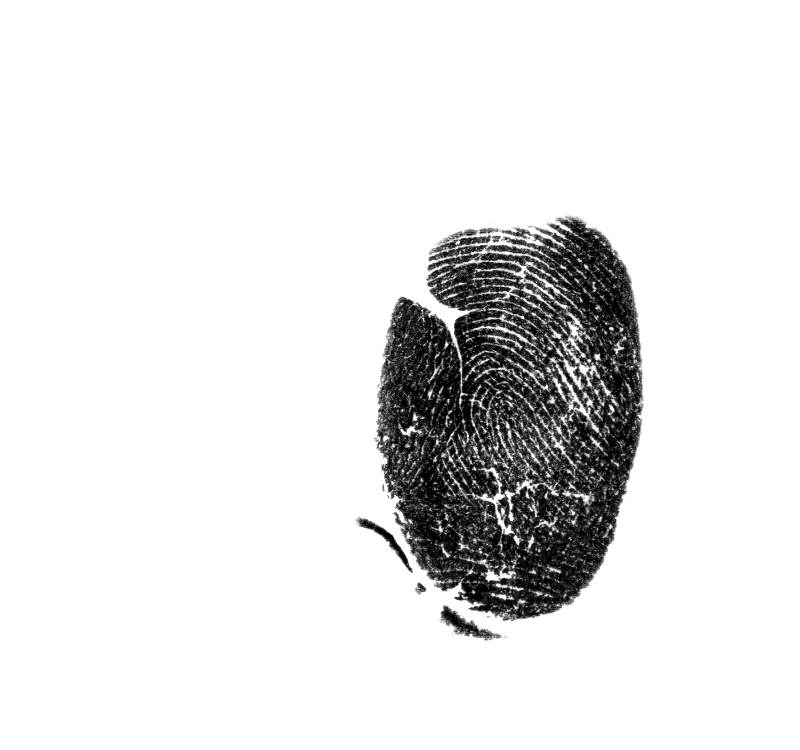
#> input picture src/data/CrossMatch/Fake/0428983_R3_2.bmp, 800 x 750 px
$ python -i mask.py   (imports and definitions only)
#> lines starting #> are read from the running program, lines starting #| are printed output that depends on the picture; after the words box and inside, x2 and y2 are one past the last pixel; in counts of white or black regions, pixels touching at a corner belong together
#> further down, picture is the input picture: shape (750, 800, 3); min 0, max 255, mean 228.5
"""
mask.py - Mask generation for fingerprint images.

This module provides the generate_mask() function used by experiment.py
to create binary foreground masks from fingerprint images.
"""

import cv2
import numpy as np


def generate_mask(img: np.ndarray) -> np.ndarray:
    """
    Generate a binary foreground mask from a fingerprint image.

    Uses Otsu thresholding + morphological operations to segment
    the fingerprint foreground from the background.

    Parameters
    ----------
    img : np.ndarray
        Grayscale fingerprint image (uint8)

    Returns
    -------
    mask : np.ndarray
        Binary mask (uint8) with same shape as input.
        1 = foreground (fingerprint), 0 = background
    """
    # Ensure grayscale
    if len(img.shape) == 3:
        gray = cv2.cvtColor(img, cv2.COLOR_BGR2GRAY)
    else:
        gray = img

    # Ensure uint8
    if gray.dtype != np.uint8:
        gray = cv2.normalize(gray, None, 0, 255, cv2.NORM_MINMAX).astype(np.uint8)

    # Otsu thresholding
    _, thresh = cv2.threshold(gray, 0, 255, cv2.THRESH_BINARY + cv2.THRESH_OTSU)
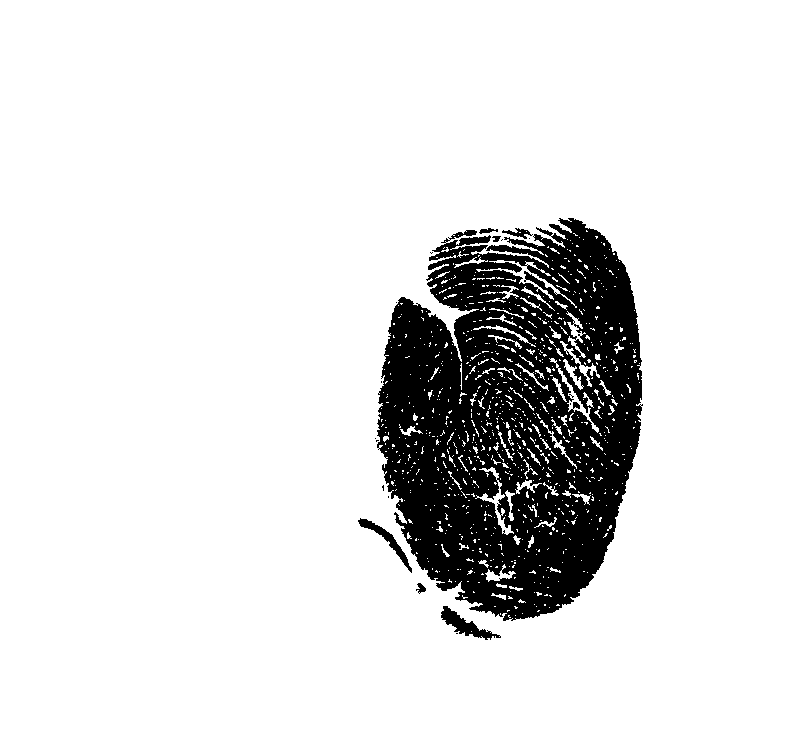
#> thresh: shape (750, 800); 87.7% white; 19 black regions (12 under 20 px), largest, box (x1, y1, x2, y2) and area: (377, 218, 643, 621) 72168, (441, 606, 501, 640) 652, (358, 518, 412, 573) 490

    # Ensure ridges are foreground (not background)
    if np.mean(gray[thresh == 255]) > np.mean(gray[thresh == 0]):
        thresh = cv2.bitwise_not(thresh)

    # Convert to binary mask
    mask = (thresh > 0).astype(np.uint8)

    # Morphological cleaning
    kernel = np.ones((7, 7), np.uint8)
    mask = cv2.morphologyEx(mask, cv2.MORPH_CLOSE, kernel)
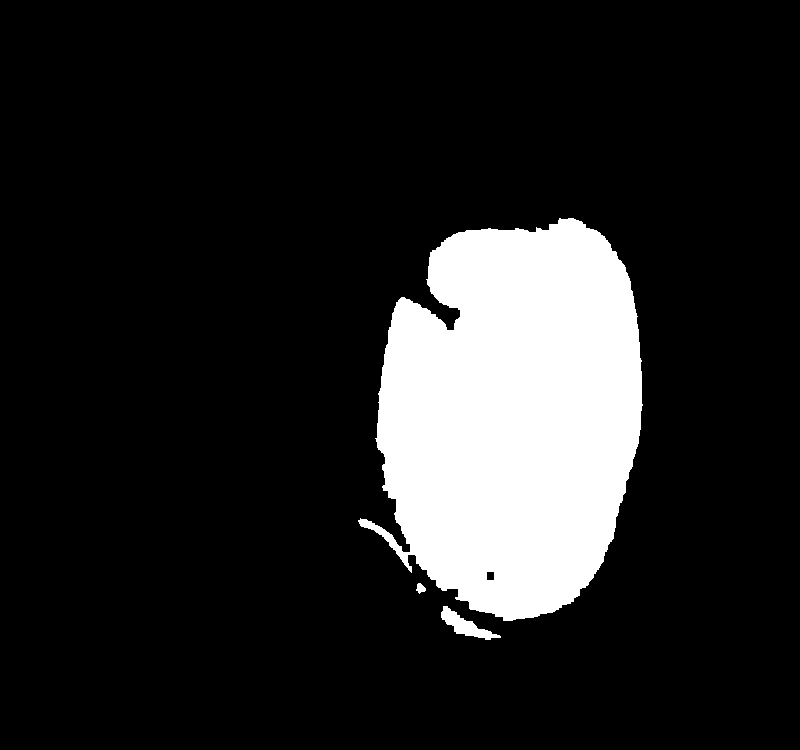
#> mask: shape (750, 800); values 0 (black) and 1 (white), 14.2% white; 3 white regions, box (x1, y1, x2, y2) and area: (358, 218, 643, 621) 84350, (441, 606, 501, 640) 724, (416, 583, 426, 594) 69
    mask = cv2.morphologyEx(mask, cv2.MORPH_OPEN, kernel)
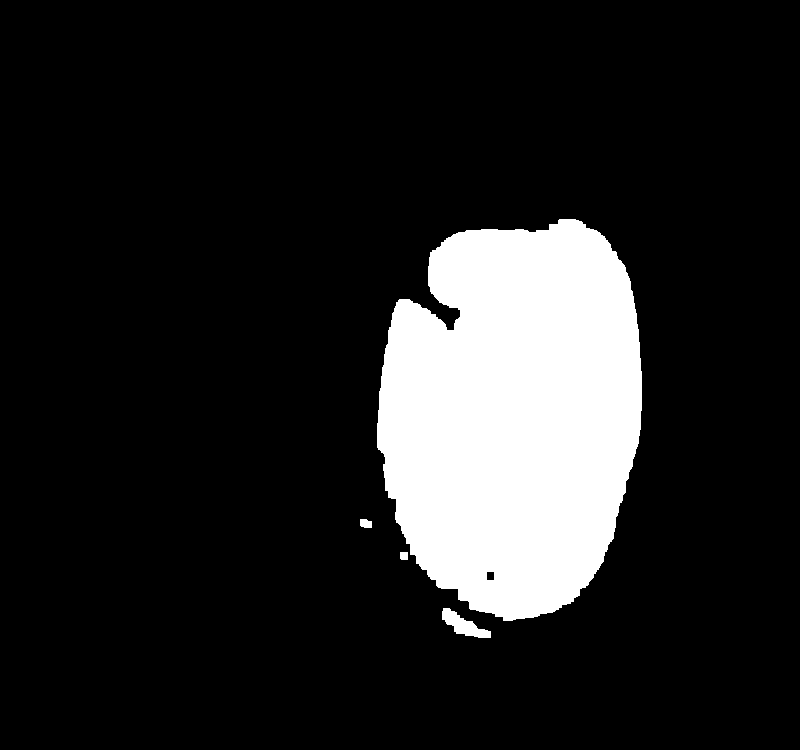
#> mask: shape (750, 800); values 0 (black) and 1 (white), 14.1% white; 4 white regions, box (x1, y1, x2, y2) and area: (377, 219, 642, 621) 83731, (442, 608, 491, 638) 659, (360, 519, 372, 528) 94, (400, 552, 408, 560) 63

    # Keep largest connected component (the fingerprint)
    num_labels, labels, stats, _ = cv2.connectedComponentsWithStats(
        mask, connectivity=8
    )
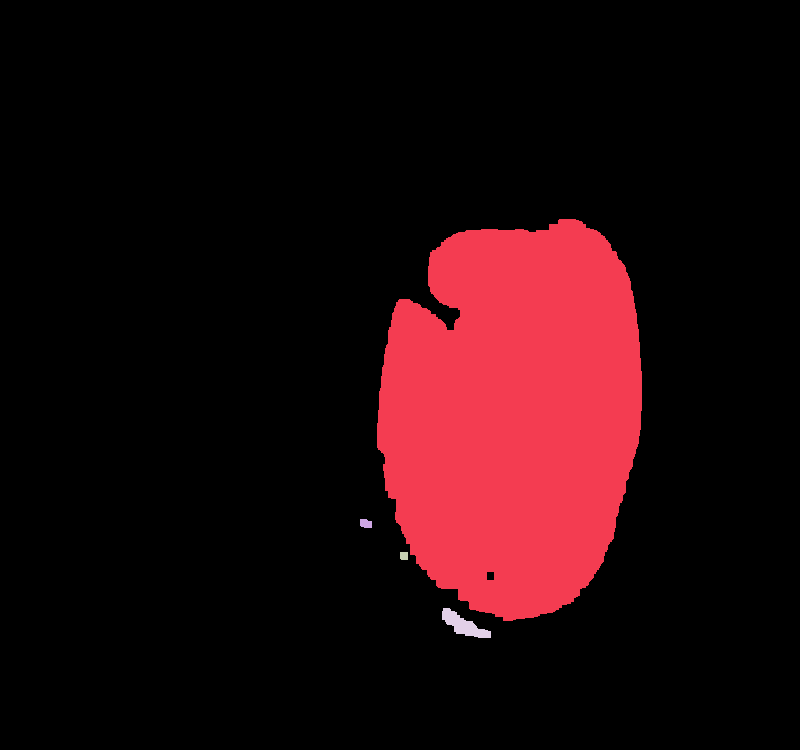
#> labels: shape (750, 800) int32; 5 distinct labels, from 0 to 4; one colour per label, 0 black
#> num_labels = 5; stats = [[0, 0, 800, 750, 515453], [377, 219, 265, 402, 83731], [360, 519, 12, 9, 94], [400, 552, 8, 8, 63], [442, 608, 49, 30, 659]]

    if num_labels > 1:
        largest_label = 1 + np.argmax(stats[1:, cv2.CC_STAT_AREA])
#> largest_label = 1
        mask = (labels == largest_label).astype(np.uint8)
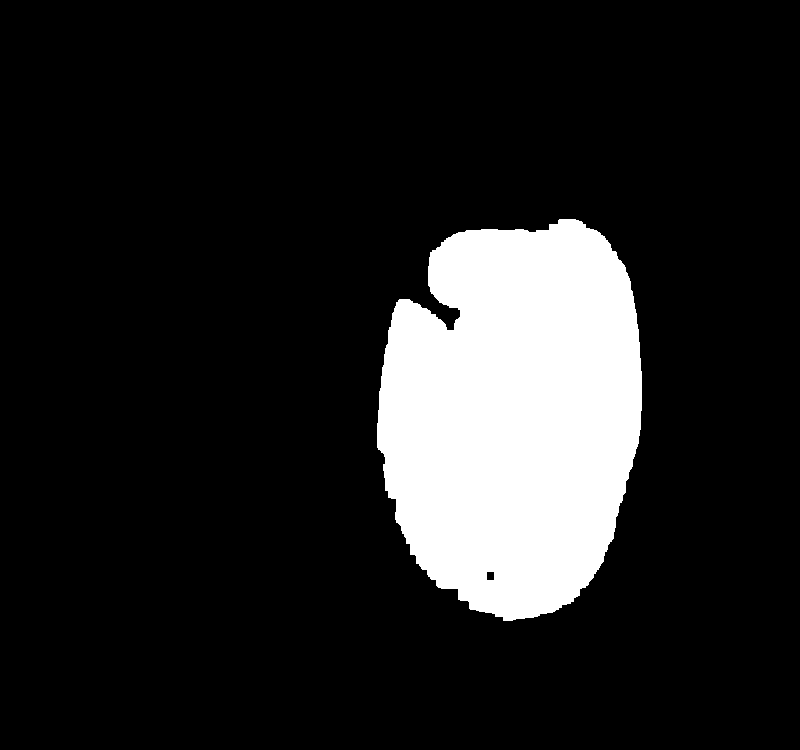
#> mask: shape (750, 800); values 0 (black) and 1 (white), 14% white; 1 white region, box (x1, y1, x2, y2) and area: (377, 219, 642, 621) 83731

    return mask

>>> import cv2
>>> picture = cv2.imread('data/CrossMatch/Fake/0428983_R3_2.bmp')
>>> result = generate_mask(picture)

$ run again, on src/data/CrossMatch/Fake/2512006_R5_3.bmp
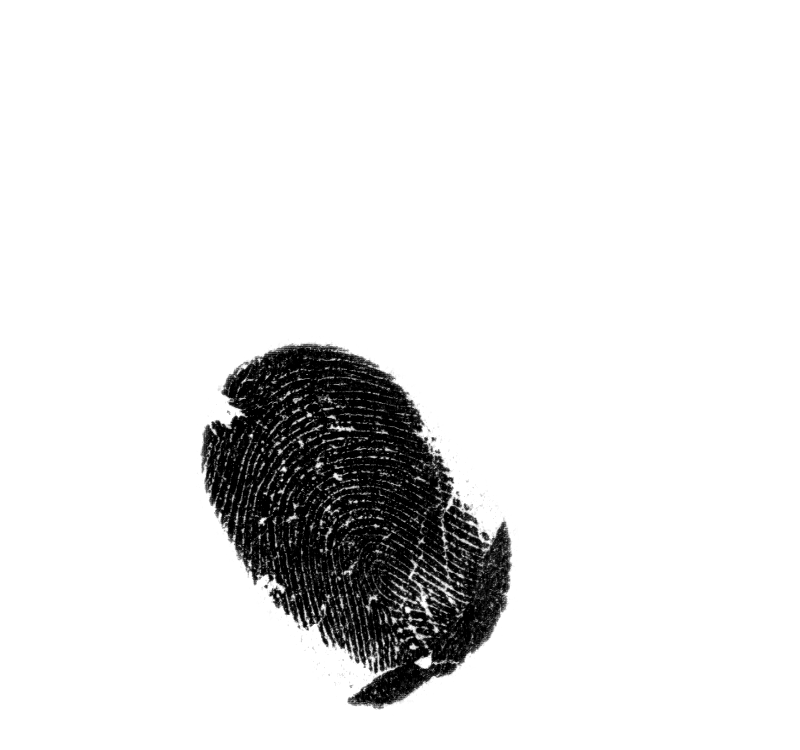
#> input picture src/data/CrossMatch/Fake/2512006_R5_3.bmp, 800 x 750 px
#> picture is the input picture: shape (750, 800, 3); min 0, max 255, mean 229.8
#> in generate_mask, `_, thresh = cv2.threshold(gray, 0, 255, cv2.THRESH_BINARY + cv2.THRESH..`:
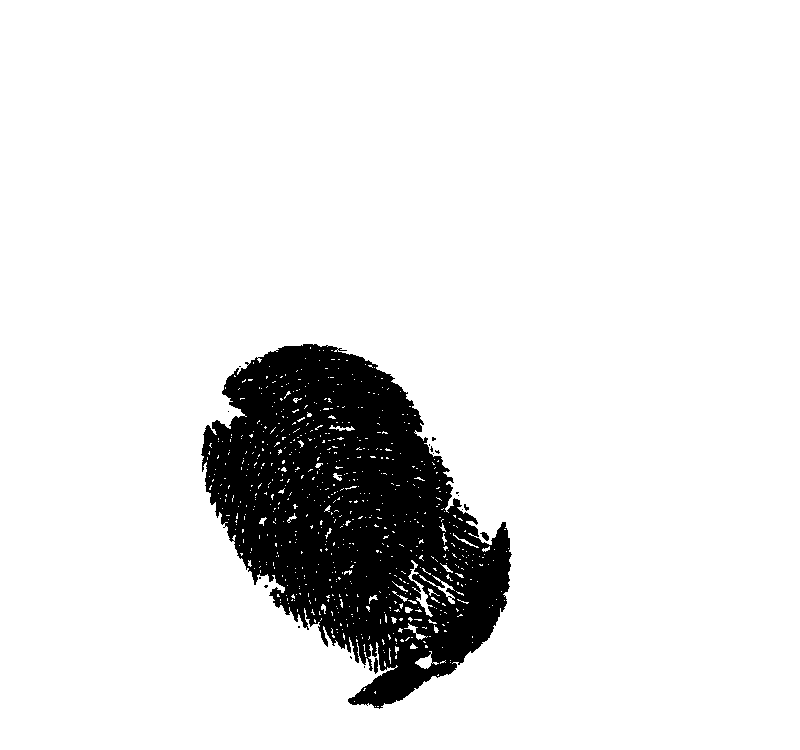
#> thresh: shape (750, 800); 89.3% white; 21 black regions (17 under 20 px), largest, box (x1, y1, x2, y2) and area: (201, 344, 512, 709) 64084, (374, 658, 378, 674) 52, (480, 532, 489, 541) 45, (464, 504, 469, 511) 20
#> in generate_mask, `mask = cv2.morphologyEx(mask, cv2.MORPH_CLOSE, kernel)`:
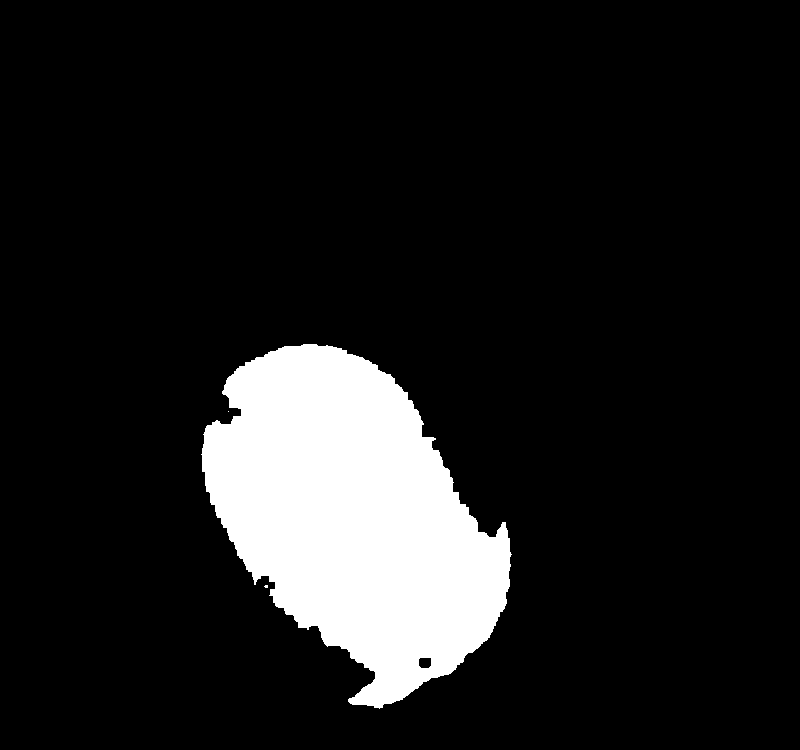
#> mask: shape (750, 800); values 0 (black) and 1 (white), 11.6% white; 3 white regions (2 under 20 px), largest, box (x1, y1, x2, y2) and area: (201, 344, 512, 709) 69469
#> labels: shape (750, 800) int32; values 0 (black) and 1 (white), 11.6% white; 1 white region, box (x1, y1, x2, y2) and area: (202, 344, 510, 708) 69344
#> num_labels = 2; stats = [[0, 0, 800, 750, 530656], [202, 344, 308, 364, 69344]]
#> largest_label = 1

$ run again, on src/data/CrossMatch/Fake/2584275_R2_1.bmp
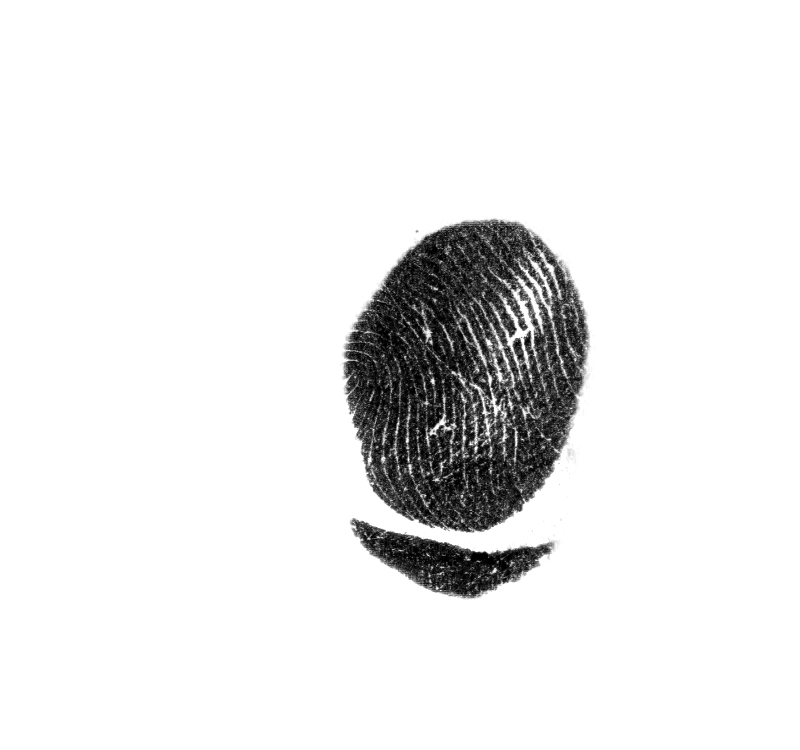
#> input picture src/data/CrossMatch/Fake/2584275_R2_1.bmp, 800 x 750 px
#> picture is the input picture: shape (750, 800, 3); min 0, max 255, mean 234.4
#> in generate_mask, `num_labels, labels, stats, _ = cv2.connectedComponentsWithStats( mask,..`:
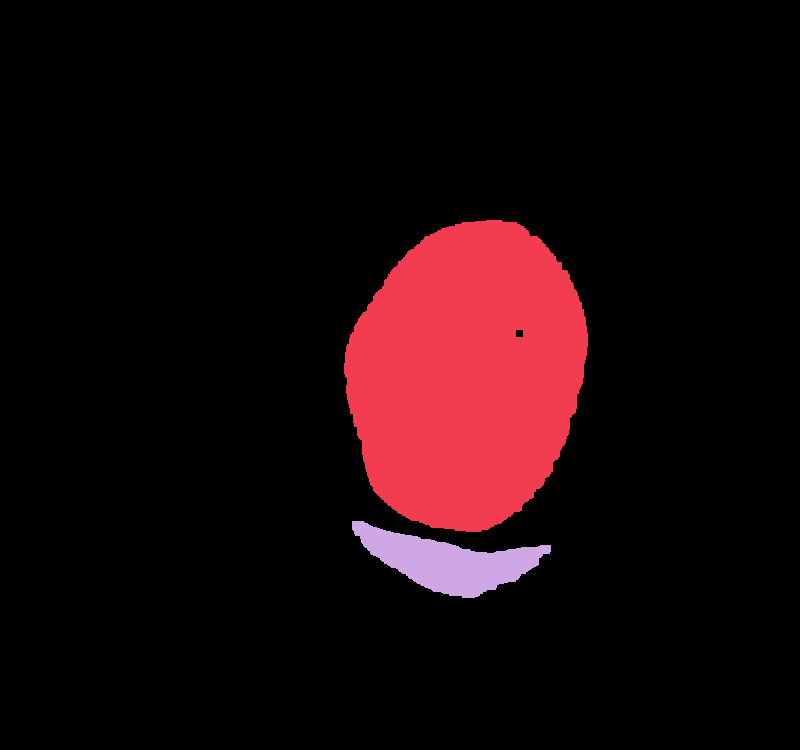
#> labels: shape (750, 800) int32; 3 distinct labels, from 0 to 2; one colour per label, 0 black
#> num_labels = 3; stats = [[0, 0, 800, 750, 534916], [344, 220, 244, 312, 57954], [352, 521, 199, 77, 7130]]
#> largest_label = 1
#> in generate_mask, `mask = (labels == largest_label).astype(np.uint8)`:
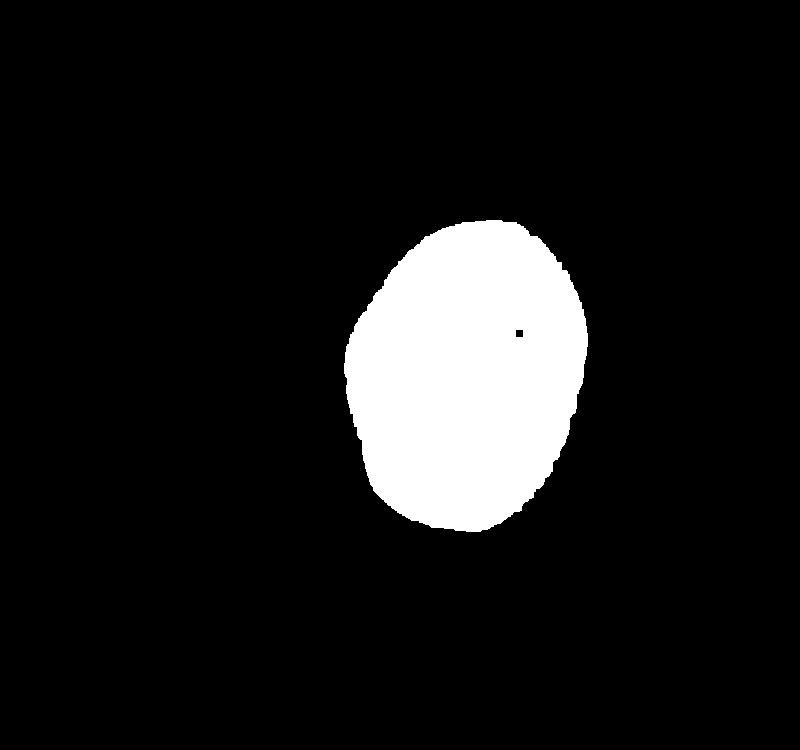
#> mask: shape (750, 800); values 0 (black) and 1 (white), 9.7% white; 1 white region, box (x1, y1, x2, y2) and area: (344, 220, 588, 532) 57954
